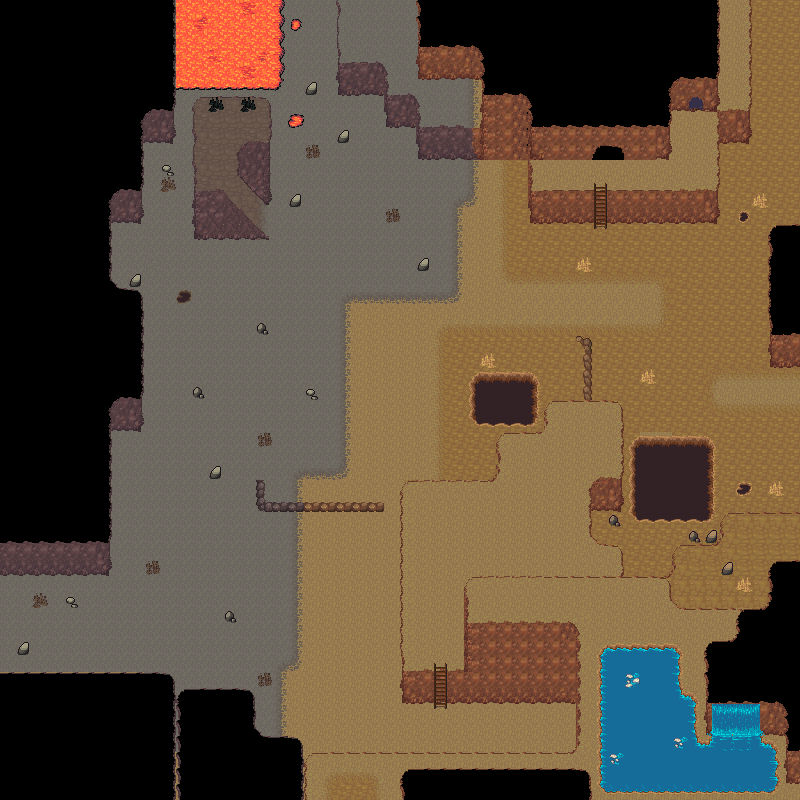

This is a level from a 2D game, rendered from its Tiled map with the project's own tilesets. A one-line summary and the map file follow, with tile-layer data summarised:
An orthogonal 50x50 tile map with 16x16 px tiles, 5 tile layers (collision, underground, ground, decor, ...), 3 tilesets and 3 objects (pass_to_monastery, pass_to_town, road_reflection_1).

<map version="1.10" tiledversion="1.11.2" orientation="orthogonal" renderorder="right-down" width="50" height="50" tilewidth="16" tileheight="16" infinite="0" nextlayerid="12" nextobjectid="7">
 <tileset firstgid="1" source="cave.tsx" />
 <tileset firstgid="1740" source="water.tsx" />
 <tileset firstgid="2655" source="basic_terrain.tsx" />
 <layer id="1" name="collision" width="50" height="50">
  <data>[2500 cells, 461 non-empty, 1 distinct tile ids]</data>
 </layer>
 <layer id="2" name="underground" width="50" height="50">
  <data>[2500 cells, 2500 non-empty, 25 distinct tile ids]</data>
 </layer>
 <layer id="3" name="ground" width="50" height="50">
  <data>[2500 cells, 1596 non-empty, 152 distinct tile ids]</data>
 </layer>
 <layer id="4" name="decor" width="50" height="50">
  <data>[2500 cells, 327 non-empty, 73 distinct tile ids]</data>
 </layer>
 <layer id="5" name="water" width="50" height="50">
  <data>[2500 cells, 139 non-empty, 34 distinct tile ids]</data>
 </layer>
 <objectgroup id="8" name="spawns" />
 <objectgroup id="9" name="encounters" />
 <objectgroup id="10" name="portals">
  <object id="5" name="pass_to_monastery" x="323.25" y="783.75" width="59.5" height="19.75">
   <properties>
    <property name="targetMap" type="int" value="0" />
    <property name="targetX" type="int" value="28" />
    <property name="targetY" type="int" value="9" />
    <property name="type" value="portal" />
   </properties>
  </object>
  <object id="6" name="pass_to_town" x="584.773" y="146.682" width="45.75" height="22.3182">
   <properties>
    <property name="targetMap" type="int" value="1" />
    <property name="targetX" type="int" value="28" />
    <property name="targetY" type="int" value="46" />
    <property name="type" value="portal" />
   </properties>
  </object>
 </objectgroup>
 <objectgroup id="11" name="story_triggers">
  <object id="3" name="road_reflection_1" x="532.909" y="168.667" width="149.333" height="33">
   <properties>
    <property name="eventId" value="road_reflection_1" />
    <property name="forbiddenFlag" value="road_reflection_1_done" />
    <property name="requiredFlag" value="monk_escape_done" />
   </properties>
  </object>
 </objectgroup>
</map>
